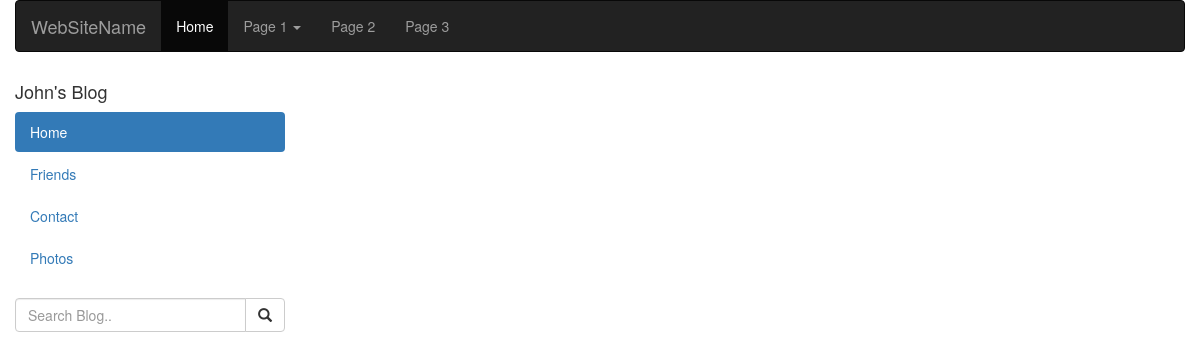
/blog/, run on an earlier commit of the app's database.
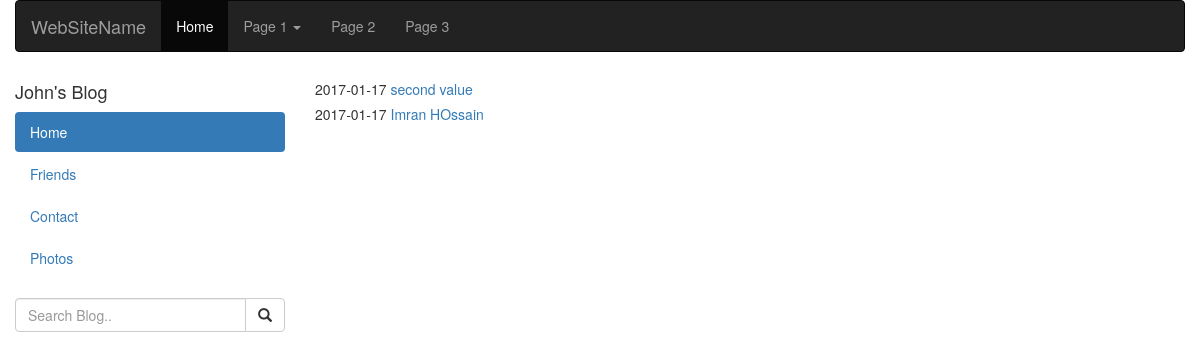
And on a later commit of the database.
### blog/models.py (models this page shows)
class  Post(models.Model):
    title=models.CharField(max_length=140)
    body=models.TextField(max_length=140)
    date=models.DateTimeField(auto_now_add=False)

### blog/views.py (the view)
def  ListView(request):
    queryset=Post.objects.all().order_by("-date")[:25]
    return render(request,'blog/blog.html', {'queryset':queryset})

### blog/templates/blog/blog.html
{% extends "personal/header.html" %}
{% block content %}
    {% for post in queryset %}
    <h5>{{ post.date|date:"Y-m-d" }}<a href="/blog/{{ post.id }}"> {{ post.title }}</a></h5>
    {% endfor %}
{% endblock %}

### personal/templates/personal/header.html (shortened to what this page needs)
<!DOCTYPE html>
<html>
<head lang="en">
    {% load staticfiles %}
    <link rel="stylesheet" href="https://maxcdn.bootstrapcdn.com/bootstrap/3.3.7/css/bootstrap.min.css">
</head>
<body>
<div class="container-fluid">
 <nav class="navbar navbar-inverse">
  <div class="container-fluid">
    <div class="navbar-header">
      <a class="navbar-brand" href="#">WebSiteName</a>
    </div>
    <ul class="nav navbar-nav">
      <li class="active"><a href="#">Home</a></li>
      <li class="dropdown">
        <a class="dropdown-toggle" data-toggle="dropdown" href="#">Page 1
        <span class="caret"></span></a>
      </li>
      <li><a href="#">Page 2</a></li>
      <li><a href="#">Page 3</a></li>
    </ul>
  </div>
</nav>
<div class="row content">
    <div class="col-sm-3 sidenav">
      <h4>John's Blog</h4>
      <ul class="nav nav-pills nav-stacked">
        <li class="active"><a href="#section1">Home</a></li>
        <li><a href="#section2">Friends</a></li>
        <li><a href="contact">Contact</a></li>
        <li><a href="#section3">Photos</a></li>
      </ul><br>
      <div class="input-group">
        <input type="text" class="form-control" placeholder="Search Blog..">
        <span class="input-group-btn">
          <button class="btn btn-default" type="button">
            <span class="glyphicon glyphicon-search"></span>
          </button>
        </span>
      </div>
    </div>
     <div class="col-sm-9">
    {% block content %}
    {% endblock %}
     </div>
</div>
</body>
</html>

What changed in the data, as far as the page shows it:
added Post: date "2017-01-17", title "second value"
added Post: date "2017-01-17", title "Imran HOssain"
